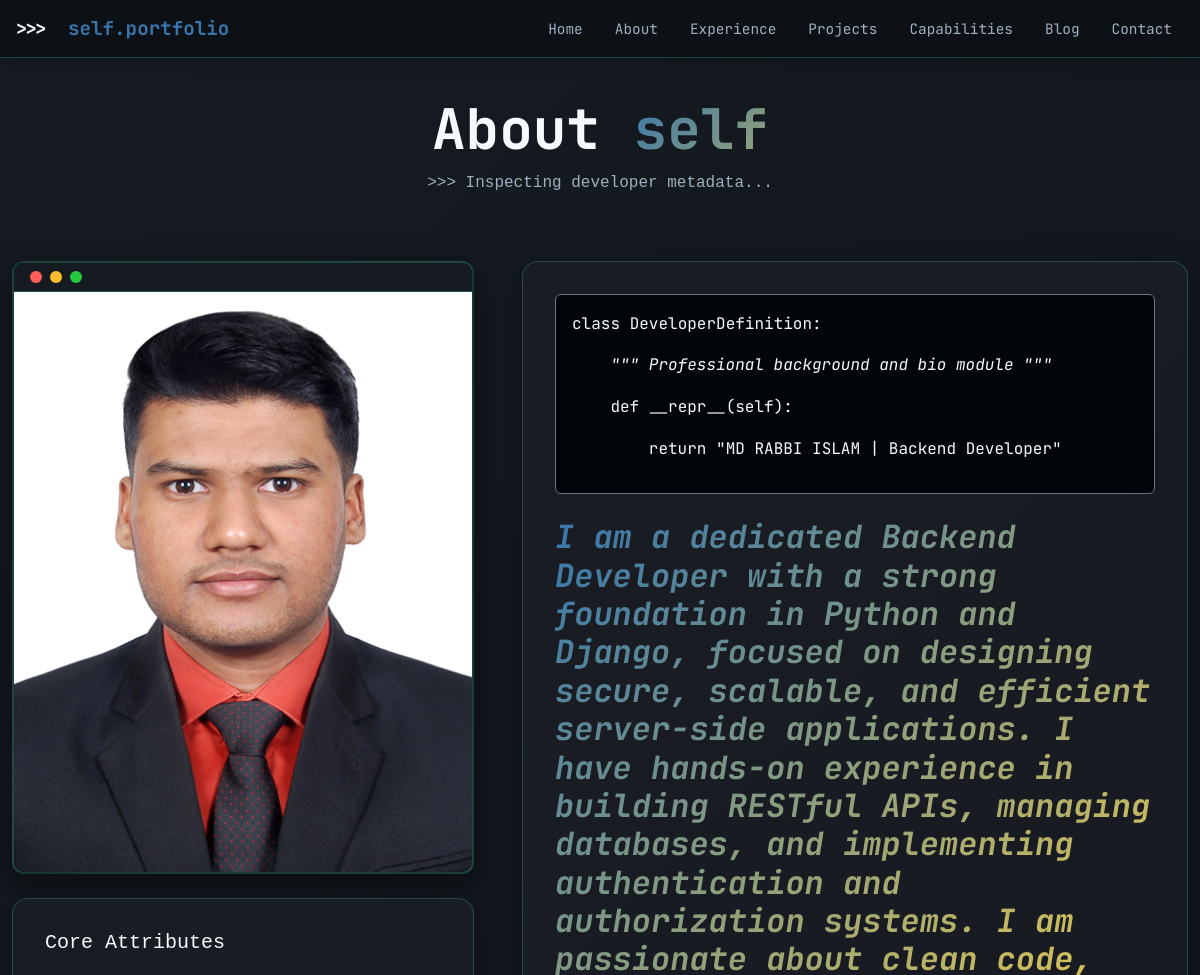
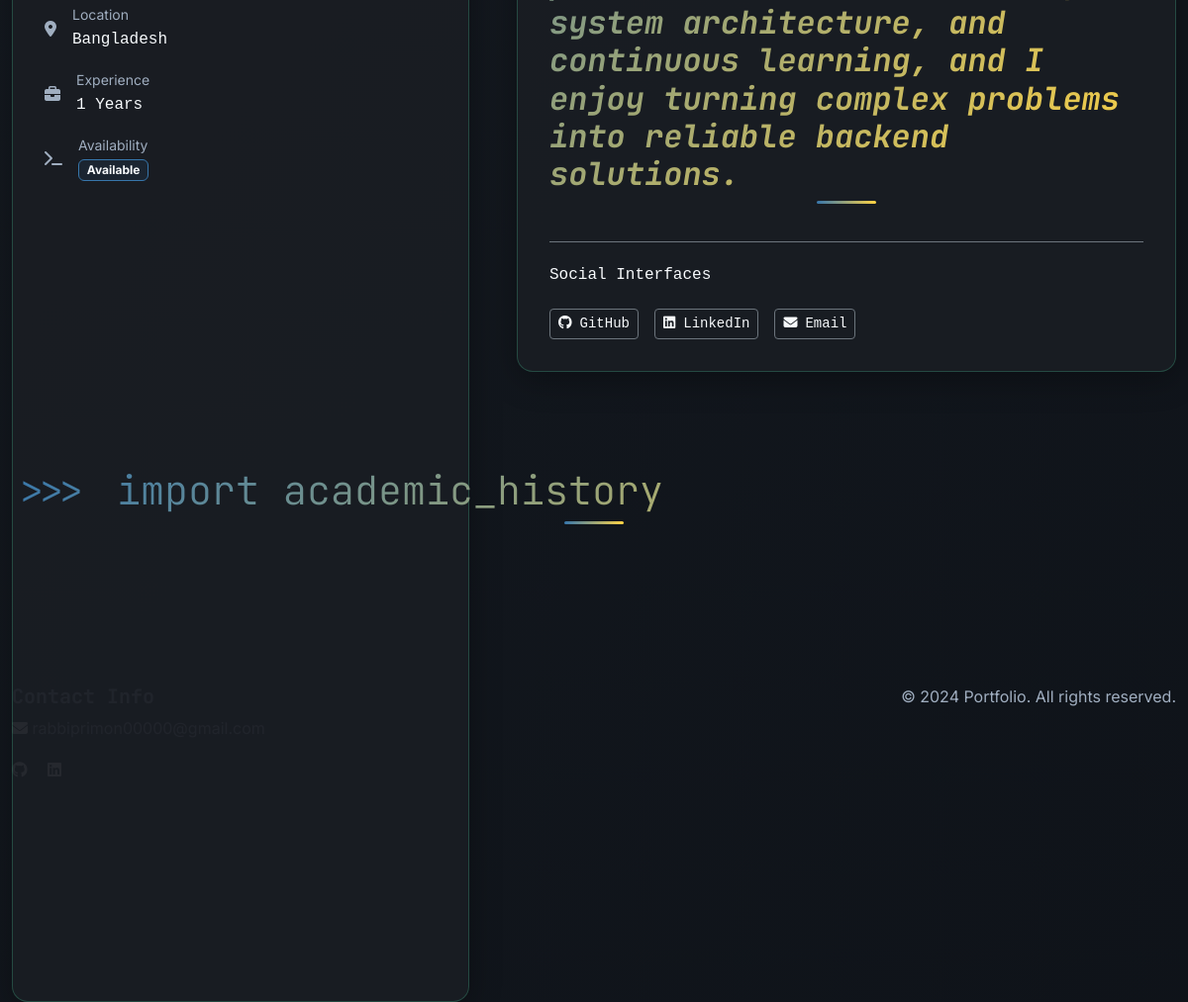
Page /about/ on the earlier database version (2 pictures, top to bottom).
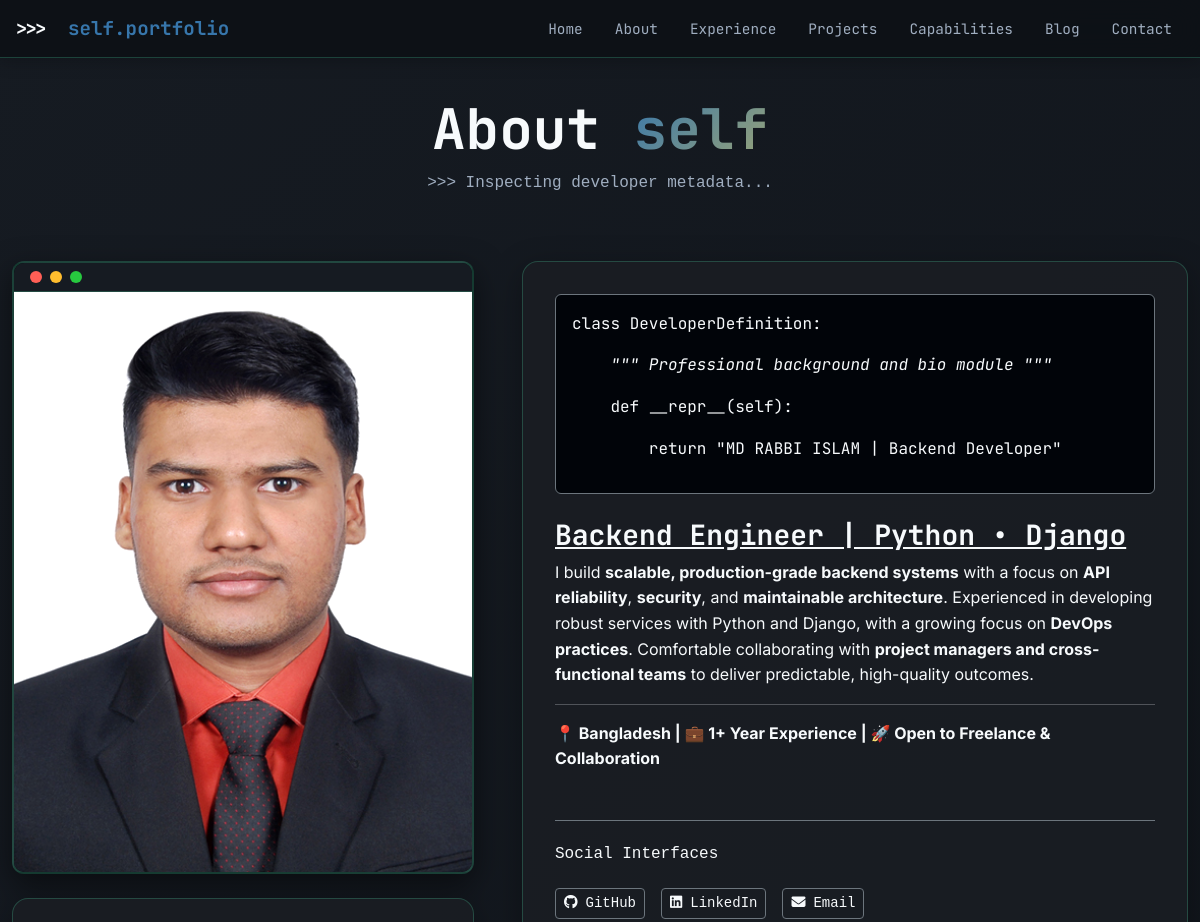
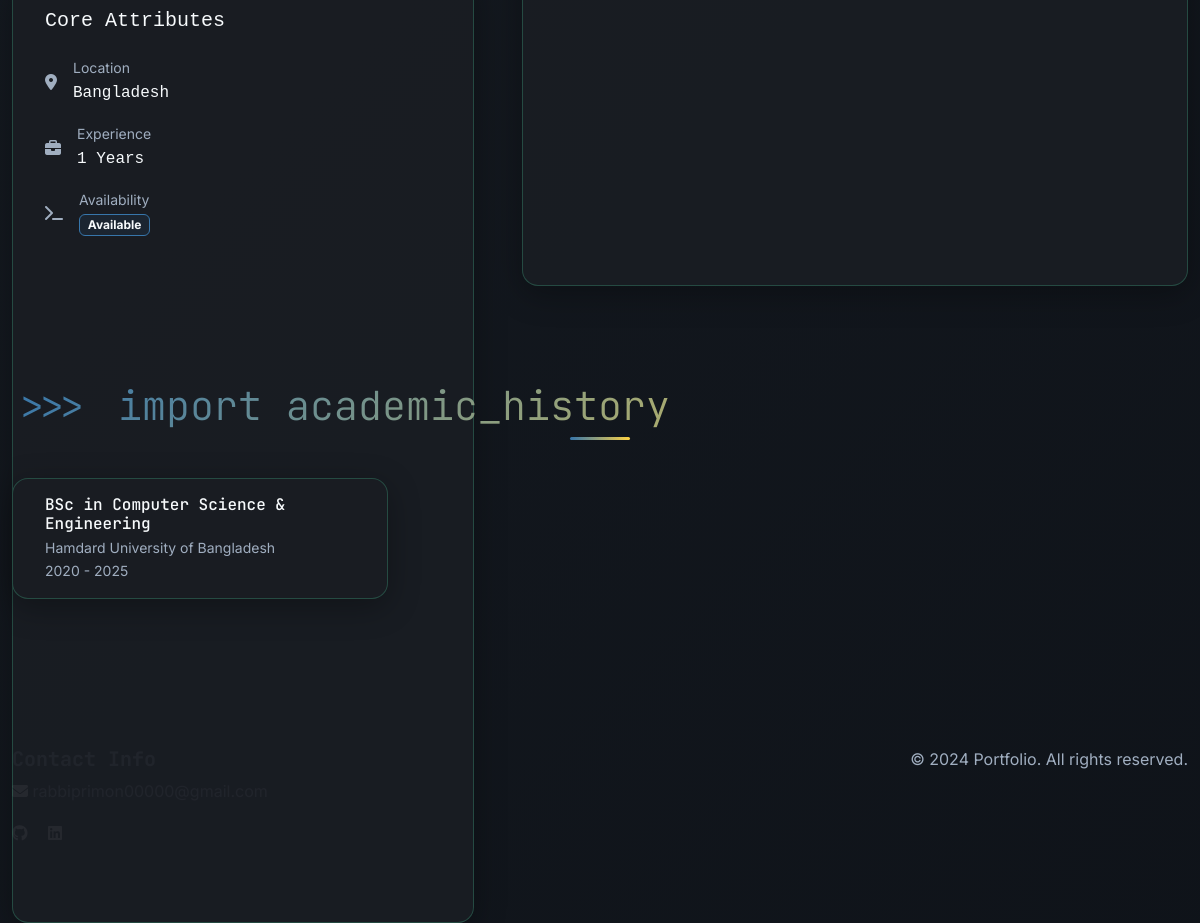
Same page on the later database version (2 pictures, top to bottom).
### portfolio_app/models.py (models this page shows, shortened)
class Profile(models.Model):
    name = models.CharField(max_length=100)
    role = models.CharField(max_length=100)
    tagline = models.CharField(max_length=200)
    bio = RichTextField()
    profile_photo = models.ImageField(upload_to='profile/', blank=True, null=True)
    github = models.URLField(blank=True)
    linkedin = models.URLField(blank=True)
    youtube = models.URLField(blank=True)
    email = models.EmailField()
    years_of_experience = models.PositiveIntegerField(default=0)
    location = models.CharField(max_length=100, blank=True)
    freelance_available = models.BooleanField(default=False)
    created_at = models.DateTimeField(auto_now_add=True)
    updated_at = models.DateTimeField(auto_now=True)

class Education(models.Model):
    degree = models.CharField(max_length=200)
    institution = models.CharField(max_length=200)
    location = models.CharField(max_length=200, blank=True)
    start_date = models.DateField()
    end_date = models.DateField(blank=True, null=True)
    description = RichTextField(blank=True)
    gpa = models.CharField(max_length=20, blank=True)
    display_order = models.PositiveIntegerField(default=0)
    created_at = models.DateTimeField(auto_now_add=True)
    updated_at = models.DateTimeField(auto_now=True)
    class Meta:
        ordering = ['-start_date', 'display_order']

### portfolio_app/views.py (the view)
# urls.py: path('about/', about, name='about'),
def about(request):
    profile = Profile.objects.first()
    skills = Skill.objects.all()
    education = Education.objects.all()
    return render(request, 'about.html', {
        'profile': profile,
        'skills': skills,
        'education': education,
    })

### Templates/about.html (shortened to what the changed rows need)
{% extends 'base.html' %}
{% load static %}
{% block content %}
<section class="section pt-5 mt-5">
    <div class="container">
        <div class="row mb-5" data-aos="fade-down">
            <div class="col-12 text-center">
                <h1 class="display-4 fw-bold">About <span class="gradient-text">self</span></h1>
            </div>
        </div>
        <div class="row g-5">
            <div class="col-lg-5" data-aos="fade-right">
                <div class="terminal-window mb-4">
                    <div class="terminal-body p-0">
                        {% if profile.profile_photo %}
                        <img src="{{ profile.profile_photo.url }}" alt="{{ profile.name }}" class="img-fluid w-100"
                            style="object-fit:cover; filter:contrast(110%);">
                        {% endif %}
                    </div>
                </div>
                <div class="glass-card">
                    <ul class="list-unstyled d-flex flex-column gap-3">
                        <li class="d-flex align-items-center gap-3">
                            <div>
                                <small class="text-muted d-block">Location</small>
                                <span class="font-monospace">{{ profile.location }}</span>
                            </div>
                        </li>
                        <li class="d-flex align-items-center gap-3">
                            <div>
                                <small class="text-muted d-block">Experience</small>
                                <span class="font-monospace">{{ profile.years_of_experience }} Years</span>
                            </div>
                        </li>
                    </ul>
                </div>
            </div>
            <div class="col-lg-7" data-aos="fade-left">
                <div class="glass-card h-100">
                    <div class="about-class mb-4 p-3 bg-dark-subtle rounded border border-secondary"
                        style="background:#010409 !important;">
                        <p>&nbsp;&nbsp;&nbsp;&nbsp;&nbsp;&nbsp;&nbsp;&nbsp;<span class="keyword">return</span> <span
                                class="string">"{{ profile.name }} | {{ profile.role }}"</span></p>
                    </div>
                    <div class="about-bio text-light">
                        {% if profile %}
                        {{ profile.bio|safe }}
                        {% endif %}
                    </div>
                </div>
            </div>
        </div>
        <div class="row mt-5 pt-5" data-aos="fade-up">
            <div class="col-12">
                <h2 class="display-6 mb-5"><span class="prompt">>>></span> import academic_history</h2>
                <div class="row g-4">
                    {% for edu in education %}
                    <div class="col-md-4">
                        <div class="glass-card py-3">
                            <h4 class="h6 mb-1 text-secondary">{{ edu.degree }}</h4>
                            <p class="small text-muted mb-0">{{ edu.institution }}</p>
                            <p class="small text-muted mb-0">
                                {{ edu.start_date|date:"Y" }} -
                                {% if edu.end_date %}
                                {{ edu.end_date|date:"Y" }}
                                {% else %}
                                Present
                                {% endif %}
                            </p>
                        </div>
                    </div>
                    {% endfor %}
                </div>
            </div>
        </div>
    </div>
</section>
{% endblock %}

Differences in the rows shown:
changed Profile "Bangladesh": bio "I am a dedicated Backend Developer with a strong foundation in Python and Django, focused on designing secure, scalable, and efficient server-side applications. I have hands-on experience in building RESTful APIs, managing databases, and implementing authentication and authorization systems. I am passionate about clean code, system architecture, and continuous learning, and I enjoy turning complex problems into reliable backend solutions." → "Backend Engineer | Python • Django I build scalable, production-grade backend systems with a focus on API reliability , security , and maintainable architecture . Experienced in developing robust services with Python and Django, with a growing focus on DevOps practices . Comfortable collaborating with project managers and cross-functional teams to deliver predictable, high-quality outcomes. 📍 Bangladesh | 💼 1+ Year Experience | 🚀 Open to Freelance & Collaboration"
added Education: degree "BSc in Computer Science & Engineering", institution "Hamdard University of Bangladesh", start_date "2020", end_date "2025"
